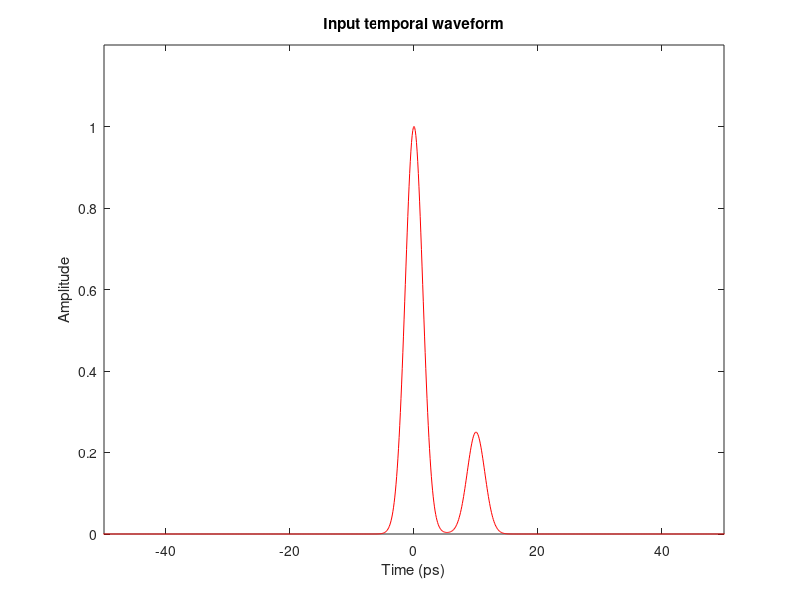
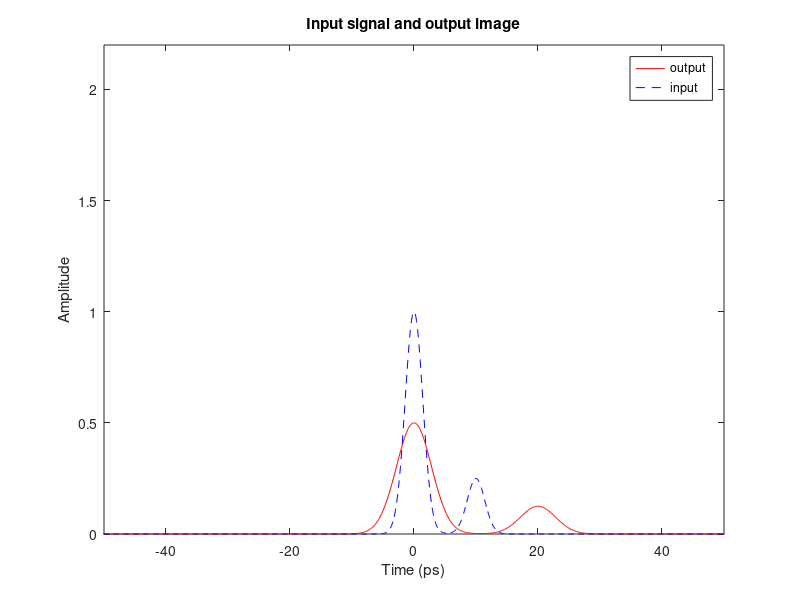

Source code (MATLAB) for these figures, in order:
clc;
clear all;
%% Time windows
global Tmax Tmin delta_t;
Tmin=-5e-10; Tmax=5e-10; delta_t=1e-13; t=Tmin:delta_t:Tmax;
Ns=floor((Tmax-Tmin)/delta_t+1); df=1/(Tmax-Tmin);  k=-(Ns-1)/2:(Ns-1)/2;  f=fftshift(-k*df);
%% Input dispersion
beta2_DCF=20e-27;                                 % GVD of DCF (unit: s^2/m)
L_DCF=0.5*1e3;                                    % Length of DCF (unit:m)
phi_input=beta2_DCF*L_DCF; 
%% GRIN time lens parameters
gama=20e-3;                                     % Nonlinear coefficients (unit: W^-1*m^-1)
beta2_GRIN=-20e-27;                             % GVD of GRIN time lens (unit: s^2/m)
P_pump=1;                                       % Pump peak power (unit: W)
t_pump=40e-12;                                  % Half duration of pump (unit: s)
alfa=sqrt(-4*beta2_GRIN*gama*P_pump/t_pump^2);
Z_T=2*pi/alfa;                                  % Self-imaging period (unit: m)
L_GRIN=Z_T/4;                                   % Length of GRIN time lens (unit:m)
%% Output dispersion
phi_output=(beta2_GRIN/alfa*sin(alfa*L_GRIN)+phi_input*cos(alfa*L_GRIN))/(-1*cos(alfa*L_GRIN)+alfa/beta2_GRIN*phi_input*sin(alfa*L_GRIN));                                 
%% Temporal magnification factor
M_t=cos(alfa*L_GRIN)-alfa/beta2_GRIN*phi_output*sin(alfa*L_GRIN);
%% Input signal
t0=2e-12;                                       % Input pulse width (unit: s)
A_input=exp(-t.^2/(2*t0^2))+0.5*exp(-(t-5*t0).^2/(2*t0^2));
IA_input=abs(A_input).^2;
fA_input=fft(A_input);
figure
plot(t/1e-12,IA_input,'r');
xlim([-50,50]);ylim([0,1.2]);
xlabel('Time (ps)');ylabel('Amplitude');
title('Input temporal waveform');
%% Propagation through input dispersion
fA_incident=fA_input.*exp(1i*beta2_DCF*L_DCF*(2*pi*f).^2/2);
A_incident=ifft(fA_incident);
%% Propagation through GRIN time lens
Z=L_GRIN;                                           % GRIN time lens length                         
num=4e2;                                            % Simulation step number
dZ=Z/num;                                           % Step length                          
ufft=fft(A_incident);
for mm=2:num+1
    mm
    % Linear propagation dZ/2
    linear_operator=1i*beta2_GRIN*(2*pi*f).^2/2;                  % Dispersion opertor
    Dispersion=exp(linear_operator*dZ/2);     
    A_half=ifft(Dispersion.*ufft);
    % Nonlinear propagation dZ
    I_pump=1-t.^2/(t_pump^2);                                  % Pump pulse            
    XPM_opertor=1i*2*gama*P_pump*I_pump;                                              
    u1=A_half.*exp(XPM_opertor*dZ).*rectpuls((t)/(2*t_pump));  % XPM opertor
    % linear propagation dZ/2
    ufft=Dispersion.*fft(u1);
    A_output(mm,:)=ifft(ufft);
    I_output(mm,:)=abs(A_output(mm,:)).^2;
    fA_output(mm,:)=ufft;
    IfA_out(mm,:)=abs(fA_output(mm,:)).^2;
end
%% Propagation through output dispersion
A_out1=A_output(mm,:);
fA_out1=fA_output(mm,:);
fA_image=fA_out1.*exp(1i*phi_output*(2*pi*f).^2/2);
A_image=ifft(fA_image);
IA_image=abs(A_image).^2;
%% Output image
figure
plot(t/1e-12,IA_image,'r-');
hold on
plot(t/1e-12,IA_input,'b--');
xlim([-50,50]);ylim([0,2.2]);
xlabel('Time (ps)');ylabel('Amplitude')
legend('output','input');
title('Input signal and output image');